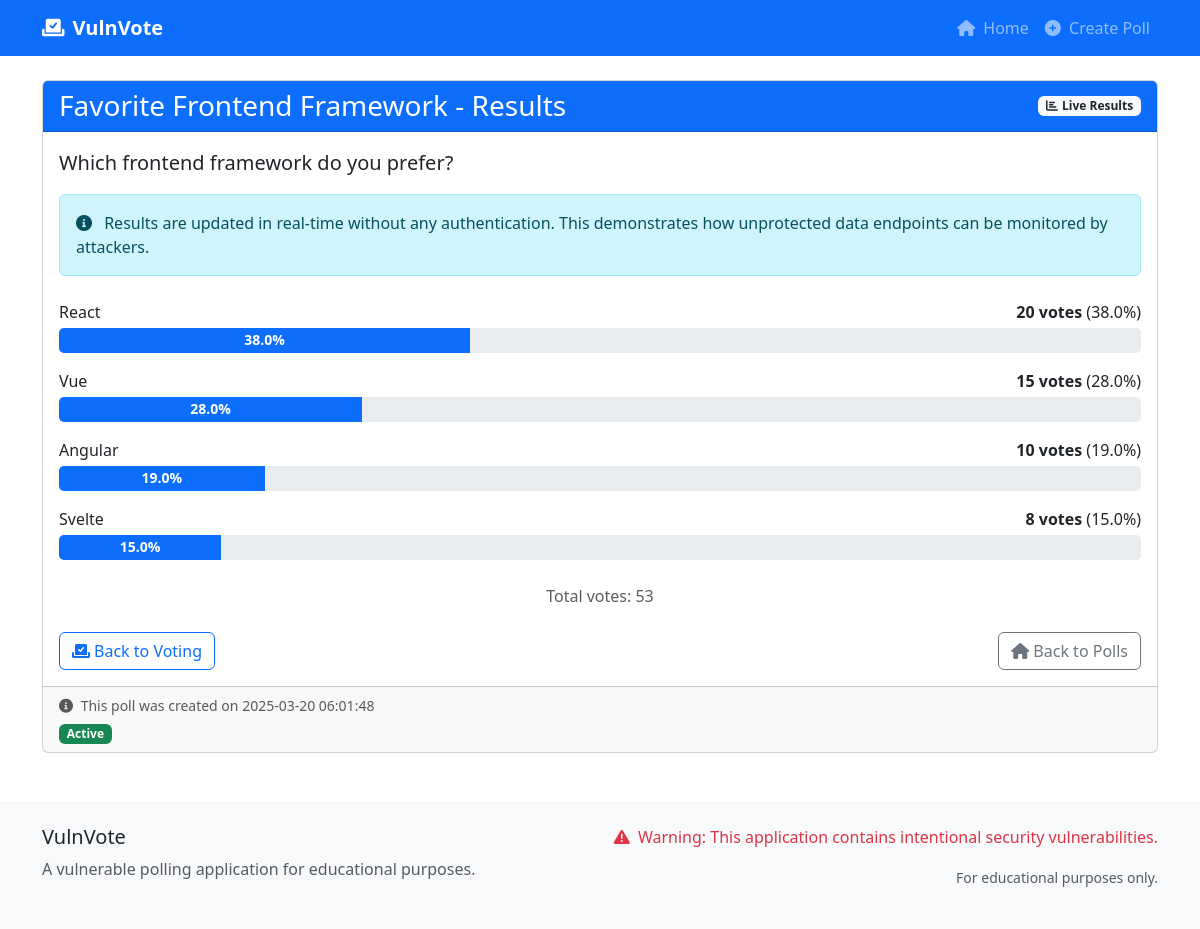
Screenshot of /results/2 with the database file from the repository.
### tables this page shows
CREATE TABLE polls (
    id INTEGER PRIMARY KEY AUTOINCREMENT,
    title TEXT NOT NULL,
    description TEXT,
    is_active INTEGER DEFAULT 1,
    created_at TIMESTAMP DEFAULT CURRENT_TIMESTAMP
);

CREATE TABLE options (
    id INTEGER PRIMARY KEY AUTOINCREMENT,
    poll_id INTEGER NOT NULL,
    text TEXT NOT NULL,
    votes INTEGER DEFAULT 0,
    FOREIGN KEY (poll_id) REFERENCES polls (id)
);

### app.py (the view)
@app.route('/results/<int:poll_id>')
def results(poll_id):
    db = get_db()
    poll = db.execute('SELECT * FROM polls WHERE id = ?', (poll_id,)).fetchone()
    options = db.execute('SELECT * FROM options WHERE poll_id = ?', (poll_id,)).fetchall()
    return render_template('results.html', poll=poll, options=options)

### app.py (called while the page is built)
def get_db():
    db = getattr(g, '_database', None)
    if db is None:
        db = g._database = sqlite3.connect(DATABASE)
        db.row_factory = sqlite3.Row
    return db

@app.teardown_appcontext
def close_connection(exception):
    db = getattr(g, '_database', None)
    if db is not None:
        db.close()

### templates/results.html (shortened to what this page needs)
{% extends 'base.html' %}
{% block content %}
<div class="card">
    <div class="card-header bg-primary text-white d-flex justify-content-between align-items-center">
        <h3 class="mb-0">{{ poll['title'] }} - Results</h3>
        <span class="badge bg-light text-dark">
            <i class="fas fa-chart-bar me-1"></i>Live Results
        </span>
    </div>
    <div class="card-body">
        <p class="lead">{{ poll['description'] }}</p>
        <div class="alert alert-info" role="alert">
            <i class="fas fa-info-circle me-2"></i>
            Results are updated in real-time without any authentication.
            This demonstrates how unprotected data endpoints can be monitored by attackers.
        </div>
        <div class="results-container my-4">
            {% set total_votes = namespace(value=0) %}
            {% for option in options %}
                {% set total_votes.value = total_votes.value + option['votes'] %}
            {% endfor %}
            {% for option in options %}
                {% if total_votes.value > 0 %}
                    {% set percentage = (option['votes'] / total_votes.value * 100) | round %}
                {% else %}
                    {% set percentage = 0 %}
                {% endif %}
                <div class="mb-3">
                    <div class="d-flex justify-content-between mb-1">
                        <span>{{ option['text'] }}</span>
                        <span>
                            <strong>{{ option['votes'] }} votes</strong>
                            ({{ percentage }}%)
                        </span>
                    </div>
                    <div class="progress" style="height: 25px;">
                        <div class="progress-bar" role="progressbar"
                             style="width: {{ percentage }}%"
                             aria-valuenow="{{ percentage }}"
                             aria-valuemin="0"
                             aria-valuemax="100">
                            {{ percentage }}%
                        </div>
                    </div>
                </div>
            {% endfor %}
            <div class="text-center mt-4">
                <p class="text-muted">Total votes: {{ total_votes.value }}</p>
            </div>
        </div>
        <div class="d-flex justify-content-between mt-4">
            <a href="{{ url_for('view_poll', poll_id=poll['id']) }}" class="btn btn-outline-primary">
                <i class="fas fa-vote-yea me-1"></i>Back to Voting
            </a>
            <a href="{{ url_for('index') }}" class="btn btn-outline-secondary">
                <i class="fas fa-home me-1"></i>Back to Polls
            </a>
        </div>
    </div>
    <div class="card-footer text-muted">
        <div class="small">
            <i class="fas fa-info-circle me-1"></i>
            This poll was created on {{ poll['created_at'] }}
        </div>
        {% if poll['is_active'] == 1 %}
            <div class="badge bg-success mt-2">Active</div>
        {% else %}
            <div class="badge bg-secondary mt-2">Closed</div>
        {% endif %}
    </div>
</div>
{% endblock %}

### static/styles.css (style rules this page uses)
body { min-height: 100vh; display: flex; flex-direction: column; }
.progress { height: 30px; margin-bottom: 15px; border-radius: 5px; }
.progress-bar { font-size: 14px; line-height: 30px; font-weight: 600; }

### rows the page displays
polls: title "Favorite Frontend Framework", description "Which frontend framework do you prefer?", created_at "2025-03-20 06:01:48"
options: text "React", votes "20", percentage "38.0"
options: text "Vue", votes "15", percentage "28.0"
options: text "Angular", votes "10", percentage "19.0"
options: text "Svelte", votes "8", percentage "15.0"

### other values shown
{{ total_votes.value }} "53"
